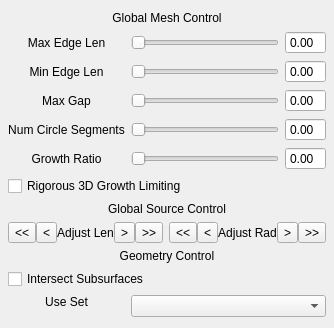
     <widget class="QWidget" name="widget">
      <attribute name="title">
       <string>Global</string>
      </attribute>
      <layout class="QGridLayout" name="gridLayout">
       <property name="leftMargin">
        <number>8</number>
       </property>
       <property name="rightMargin">
        <number>8</number>
       </property>
       <item row="0" column="0" colspan="3">
        <widget class="QLabel" name="sectionHeader">
         <property name="text">
          <string>Global Mesh Control</string>
         </property>
         <property name="alignment">
          <set>Qt::AlignCenter</set>
         </property>
        </widget>
       </item>
       <item row="1" column="0">
        <widget class="QLabel" name="label_3">
         <property name="text">
          <string>Max Edge Len</string>
         </property>
         <property name="alignment">
          <set>Qt::AlignCenter</set>
         </property>
        </widget>
       </item>
       <item row="1" column="1">
        <widget class="DoubleSlider" name="bodyEdgeSizeSlider">
         <property name="orientation">
          <enum>Qt::Horizontal</enum>
         </property>
        </widget>
       </item>
       <item row="1" column="2">
        <widget class="QDoubleSpinBox" name="bodyEdgeSizeInput">
         <property name="buttonSymbols">
          <enum>QAbstractSpinBox::NoButtons</enum>
         </property>
        </widget>
       </item>
       <item row="2" column="0">
        <widget class="QLabel" name="label_4">
         <property name="text">
          <string>Min Edge Len</string>
         </property>
         <property name="alignment">
          <set>Qt::AlignCenter</set>
         </property>
        </widget>
       </item>
       <item row="2" column="1">
        <widget class="DoubleSlider" name="minEdgeSizeSlider">
         <property name="orientation">
          <enum>Qt::Horizontal</enum>
         </property>
        </widget>
       </item>
       <item row="2" column="2">
        <widget class="QDoubleSpinBox" name="minEdgeSizeInput">
         <property name="buttonSymbols">
          <enum>QAbstractSpinBox::NoButtons</enum>
         </property>
        </widget>
       </item>
       <item row="3" column="0">
        <widget class="QLabel" name="label_5">
         <property name="text">
          <string>Max Gap</string>
         </property>
         <property name="alignment">
          <set>Qt::AlignCenter</set>
         </property>
        </widget>
       </item>
       <item row="3" column="1">
        <widget class="DoubleSlider" name="maxGapSizeSlider">
         <property name="orientation">
          <enum>Qt::Horizontal</enum>
         </property>
        </widget>
       </item>
       <item row="3" column="2">
        <widget class="QDoubleSpinBox" name="maxGapSizeInput">
         <property name="buttonSymbols">
          <enum>QAbstractSpinBox::NoButtons</enum>
         </property>
        </widget>
       </item>
       <item row="4" column="0">
        <widget class="QLabel" name="label_6">
         <property name="text">
          <string>Num Circle Segments</string>
         </property>
         <property name="alignment">
          <set>Qt::AlignCenter</set>
         </property>
        </widget>
       </item>
       <item row="4" column="1">
        <widget class="DoubleSlider" name="numCircSegmentSlider">
         <property name="orientation">
          <enum>Qt::Horizontal</enum>
         </property>
        </widget>
       </item>
       <item row="4" column="2">
        <widget class="QDoubleSpinBox" name="numCircSegmentInput">
         <property name="buttonSymbols">
          <enum>QAbstractSpinBox::NoButtons</enum>
         </property>
        </widget>
       </item>
       <item row="5" column="0">
        <widget class="QLabel" name="label_7">
         <property name="text">
          <string>Growth Ratio</string>
         </property>
         <property name="alignment">
          <set>Qt::AlignCenter</set>
         </property>
        </widget>
       </item>
       <item row="5" column="1">
        <widget class="DoubleSlider" name="growRatioSlider">
         <property name="orientation">
          <enum>Qt::Horizontal</enum>
         </property>
        </widget>
       </item>
       <item row="5" column="2">
        <widget class="QDoubleSpinBox" name="growRatioInput">
         <property name="buttonSymbols">
          <enum>QAbstractSpinBox::NoButtons</enum>
         </property>
        </widget>
       </item>
       <item row="6" column="0" colspan="3">
        <widget class="QCheckBox" name="rigorLimitButton">
         <property name="text">
          <string>Rigorous 3D Growth Limiting</string>
         </property>
        </widget>
       </item>
       <item row="7" column="0" colspan="3">
        <widget class="QLabel" name="sectionHeader_2">
         <property name="sizePolicy">
          <sizepolicy hsizetype="Expanding" vsizetype="Preferred">
           <horstretch>0</horstretch>
           <verstretch>0</verstretch>
          </sizepolicy>
         </property>
         <property name="text">
          <string>Global Source Control</string>
         </property>
         <property name="alignment">
          <set>Qt::AlignCenter</set>
         </property>
        </widget>
       </item>
       <item row="8" column="0" colspan="3">
        <layout class="QHBoxLayout" name="horizontalLayout_3">
         <item>
          <layout class="QHBoxLayout" name="horizontalLayout">
           <property name="spacing">
            <number>0</number>
           </property>
           <item>
            <widget class="QToolButton" name="adjLenDownDownButton">
             <property name="text">
              <string>&lt;&lt;</string>
             </property>
             <property name="autoRepeat">
              <bool>false</bool>
             </property>
            </widget>
           </item>
           <item>
            <widget class="QToolButton" name="adjLenDownButton">
             <property name="text">
              <string>&lt;</string>
             </property>
             <property name="autoRepeat">
              <bool>true</bool>
             </property>
            </widget>
           </item>
           <item>
            <widget class="QLabel" name="label_9">
             <property name="text">
              <string>Adjust Len</string>
             </property>
             <property name="alignment">
              <set>Qt::AlignCenter</set>
             </property>
            </widget>
           </item>
           <item>
            <widget class="QToolButton" name="adjLenUpButton">
             <property name="text">
              <string>&gt;</string>
             </property>
             <property name="autoRepeat">
              <bool>true</bool>
             </property>
            </widget>
           </item>
           <item>
            <widget class="QToolButton" name="adjLenUpUpButton">
             <property name="text">
              <string>&gt;&gt;</string>
             </property>
            </widget>
           </item>
          </layout>
         </item>
         <item>
          <layout class="QHBoxLayout" name="horizontalLayout_2">
           <property name="spacing">
            <number>0</number>
           </property>
           <item>
            <widget class="QToolButton" name="adjRadDownDownButton">
             <property name="text">
              <string>&lt;&lt;</string>
             </property>
            </widget>
           </item>
           <item>
            <widget class="QToolButton" name="adjRadDownButton">
             <property name="text">
              <string>&lt;</string>
             </property>
             <property name="autoRepeat">
              <bool>true</bool>
             </property>
            </widget>
           </item>
           <item>
            <widget class="QLabel" name="label_10">
             <property name="text">
              <string>Adjust Rad</string>
             </property>
             <property name="alignment">
              <set>Qt::AlignCenter</set>
             </property>
            </widget>
           </item>
           <item>
            <widget class="QToolButton" name="adjRadUpButton">
             <property name="text">
              <string>&gt;</string>
             </property>
             <property name="autoRepeat">
              <bool>true</bool>
             </property>
            </widget>
           </item>
           <item>
            <widget class="QToolButton" name="adjRadUpUpButton">
             <property name="text">
              <string>&gt;&gt;</string>
             </property>
            </widget>
           </item>
          </layout>
         </item>
        </layout>
       </item>
       <item row="9" column="0" colspan="3">
        <widget class="QLabel" name="sectionHeader_3">
         <property name="text">
          <string>Geometry Control</string>
         </property>
         <property name="alignment">
          <set>Qt::AlignCenter</set>
         </property>
        </widget>
       </item>
       <item row="10" column="0" colspan="3">
        <widget class="QCheckBox" name="intersectSubButton">
         <property name="text">
          <string>Intersect Subsurfaces</string>
         </property>
        </widget>
       </item>
       <item row="11" column="0" alignment="Qt::AlignTop">
        <widget class="QLabel" name="label_12">
         <property name="sizePolicy">
          <sizepolicy hsizetype="Preferred" vsizetype="Expanding">
           <horstretch>0</horstretch>
           <verstretch>1</verstretch>
          </sizepolicy>
         </property>
         <property name="text">
          <string>Use Set</string>
         </property>
         <property name="alignment">
          <set>Qt::AlignCenter</set>
         </property>
        </widget>
       </item>
       <item row="11" column="1" colspan="2" alignment="Qt::AlignTop">
        <widget class="QComboBox" name="setChoice"/>
       </item>
      </layout>
     </widget>
